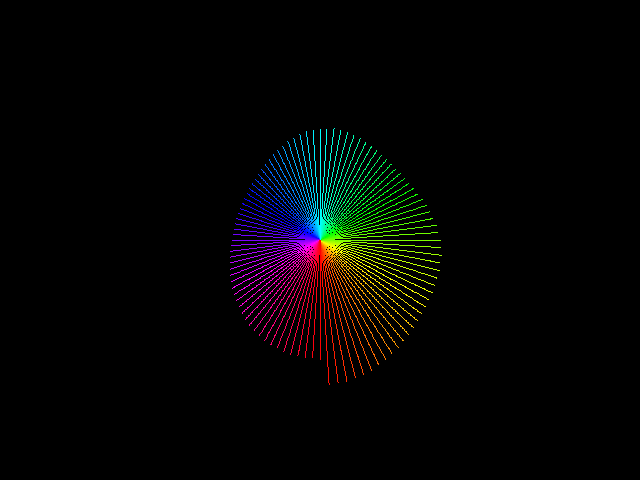
Frame 1 (no input)
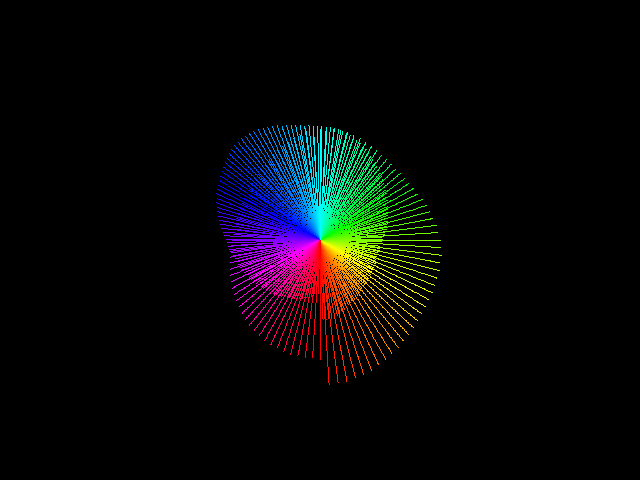
Frame 60 (the mouse pressed at the canvas centre just before this capture)
Frame 120 (the mouse held since frame 60 and released just before this capture): identical to frame 60, image omitted

The Processing sketch that drew these frames (run headless with seeded random() and noise(); from frame 60 on, the mouse is pressed at the canvas centre):

// Processing sketch: m02_ex06_chose
// ── m02_ex06_chose.pde
void setup() {
	size(640,480);
	background(0);
	colorMode(HSB,360,100,100);
	chose(width/2, height/2, height/2, 100);
}

void draw() {
}

void mousePressed() {
	background(0);
	chose(width/2, height/2, random(20, height/2), random(50,500));
}

float inc = 0;
void chose(float pos_x, float pos_y, float rayon, float num) {
	float ligne = 0;
	while(ligne < num) {
		ligne++;
		float direction = map(ligne,0,num,0,2*PI);
		float x = sin(direction);
		float y = cos(direction);
		float r = 0;
		inc += 0.01;
		float temp_rayon = noise(inc) * rayon;
		int c = couleur(direction);
		while(r < temp_rayon) {
			set(int(x*r+pos_x) ,int(y*r+pos_y),c);
			r++;
		}
	} 
}

int couleur(float direction) {
	float hue = map(direction, 0, 2 *PI, 0, 360);
	return color(hue,100,100);
}
